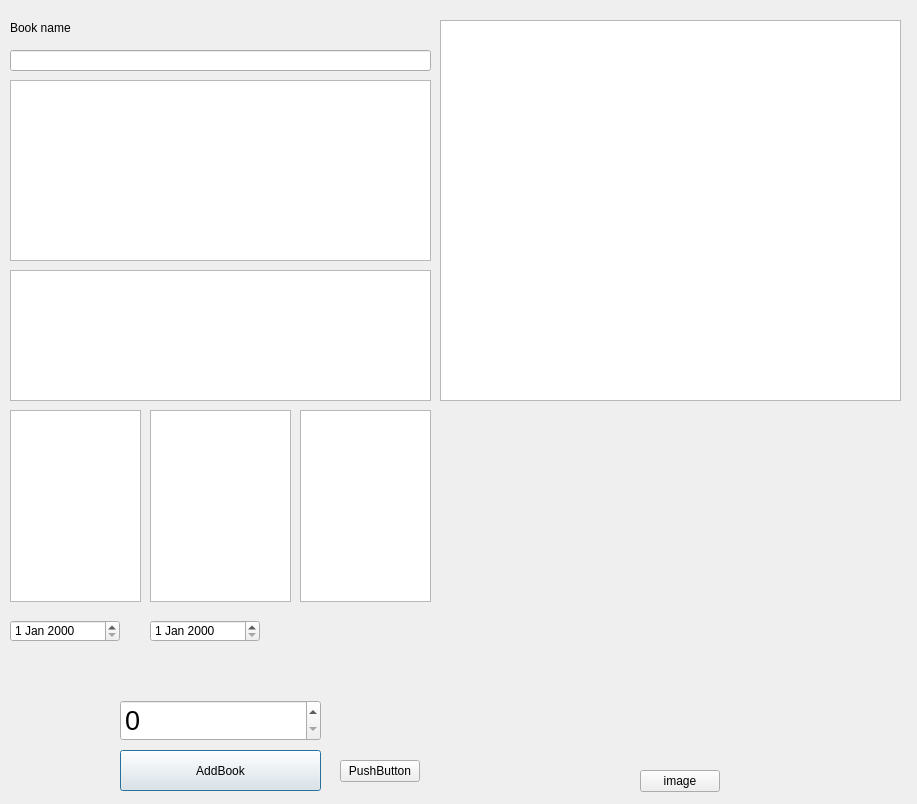
<?xml version="1.0" encoding="UTF-8"?>
<ui version="4.0">
 <class>ShipperWindow</class>
 <widget class="QDialog" name="ShipperWindow">
  <property name="geometry">
   <rect>
    <x>0</x>
    <y>0</y>
    <width>917</width>
    <height>804</height>
   </rect>
  </property>
  <property name="windowTitle">
   <string>Dialog</string>
  </property>
  <widget class="QPlainTextEdit" name="plainTextEdit">
   <property name="geometry">
    <rect>
     <x>440</x>
     <y>20</y>
     <width>461</width>
     <height>381</height>
    </rect>
   </property>
  </widget>
  <widget class="QLabel" name="labelNameBook">
   <property name="geometry">
    <rect>
     <x>10</x>
     <y>20</y>
     <width>171</width>
     <height>16</height>
    </rect>
   </property>
   <property name="text">
    <string>Book name</string>
   </property>
  </widget>
  <widget class="QLineEdit" name="lineEditBookName">
   <property name="geometry">
    <rect>
     <x>10</x>
     <y>50</y>
     <width>421</width>
     <height>21</height>
    </rect>
   </property>
  </widget>
  <widget class="QPushButton" name="addBookButton">
   <property name="geometry">
    <rect>
     <x>120</x>
     <y>750</y>
     <width>201</width>
     <height>41</height>
    </rect>
   </property>
   <property name="text">
    <string>AddBook</string>
   </property>
  </widget>
  <widget class="QTableView" name="addAuthorView">
   <property name="geometry">
    <rect>
     <x>10</x>
     <y>80</y>
     <width>421</width>
     <height>181</height>
    </rect>
   </property>
  </widget>
  <widget class="QPushButton" name="pushButton_2">
   <property name="geometry">
    <rect>
     <x>340</x>
     <y>760</y>
     <width>80</width>
     <height>22</height>
    </rect>
   </property>
   <property name="text">
    <string>PushButton</string>
   </property>
  </widget>
  <widget class="QListWidget" name="listWidget">
   <property name="geometry">
    <rect>
     <x>10</x>
     <y>270</y>
     <width>421</width>
     <height>131</height>
    </rect>
   </property>
  </widget>
  <widget class="QDateEdit" name="datePublic">
   <property name="geometry">
    <rect>
     <x>10</x>
     <y>620</y>
     <width>110</width>
     <height>22</height>
    </rect>
   </property>
  </widget>
  <widget class="QDateEdit" name="datePrint">
   <property name="geometry">
    <rect>
     <x>150</x>
     <y>620</y>
     <width>110</width>
     <height>22</height>
    </rect>
   </property>
  </widget>
  <widget class="QSpinBox" name="spinBox">
   <property name="geometry">
    <rect>
     <x>120</x>
     <y>700</y>
     <width>201</width>
     <height>41</height>
    </rect>
   </property>
   <property name="font">
    <font>
     <pointsize>20</pointsize>
    </font>
   </property>
   <property name="maximum">
    <number>1000000</number>
   </property>
  </widget>
  <widget class="QTableView" name="houseView">
   <property name="geometry">
    <rect>
     <x>10</x>
     <y>410</y>
     <width>131</width>
     <height>192</height>
    </rect>
   </property>
  </widget>
  <widget class="QTableView" name="categoryView">
   <property name="geometry">
    <rect>
     <x>150</x>
     <y>410</y>
     <width>141</width>
     <height>192</height>
    </rect>
   </property>
  </widget>
  <widget class="QTableView" name="typeView">
   <property name="geometry">
    <rect>
     <x>300</x>
     <y>410</y>
     <width>131</width>
     <height>192</height>
    </rect>
   </property>
  </widget>
  <widget class="QPushButton" name="imageButton">
   <property name="geometry">
    <rect>
     <x>640</x>
     <y>770</y>
     <width>80</width>
     <height>22</height>
    </rect>
   </property>
   <property name="text">
    <string>image</string>
   </property>
  </widget>
  <widget class="QLabel" name="label">
   <property name="geometry">
    <rect>
     <x>440</x>
     <y>410</y>
     <width>461</width>
     <height>351</height>
    </rect>
   </property>
   <property name="text">
    <string/>
   </property>
  </widget>
 </widget>
 <resources/>
 <connections/>
</ui>
